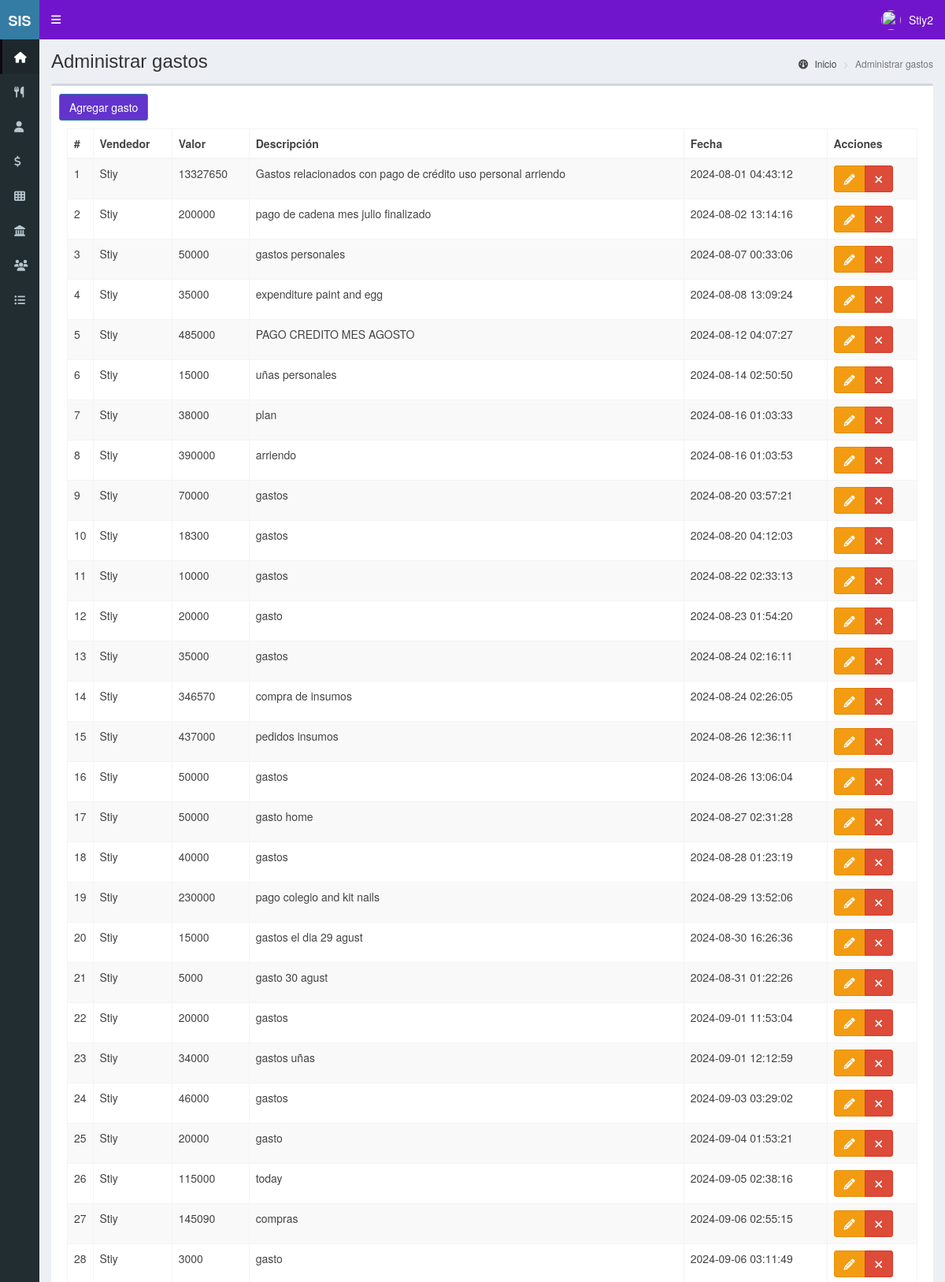
The app's page /gastos (signed in, upper part) with its own data.
### tables this page shows
CREATE TABLE `gastos` (
  `id` int(50) NOT NULL,
  `vendedor` int(50) NOT NULL,
  `valor` int(50) NOT NULL,
  `descripcion` varchar(500) NOT NULL,
  `fecha` timestamp NOT NULL DEFAULT current_timestamp()
);

CREATE TABLE `usuarios` (
  `id` int(11) NOT NULL,
  `nombre` text NOT NULL,
  `usuario` text NOT NULL,
  `password` text NOT NULL,
  `perfil` text NOT NULL,
  `foto` text NOT NULL,
  `estado` int(11) NOT NULL,
  `ultimo_login` datetime NOT NULL,
  `fecha` timestamp NOT NULL DEFAULT current_timestamp() ON UPDATE current_timestamp()
);

### controladores/plantilla.controlador.php (called while the page is built)
<?php
class ControladorPlantilla{
	static public function ctrPlantilla(){
		include "vistas/plantilla.php";
	}
}

### index.php (called while the page is built, shortened)
<?php
require_once "controladores/plantilla.controlador.php";
require_once "controladores/usuarios.controlador.php";
require_once "controladores/gastos.controlador.php";
require_once "controladores/ventas.controlador.php";
require_once "modelos/usuarios.modelo.php";
require_once "modelos/gastos.modelo.php";
$plantilla = new ControladorPlantilla();
$plantilla->ctrPlantilla();

### controladores/gastos.controlador.php (called while the page is built, shortened)
<?php
class ControladorGastos{
	static public function ctrMostrarGastos($item, $valor){
		$tabla = "gastos";
		$respuesta = ModeloGastos::mdlMostrarGastos($tabla, $item, $valor);
		return $respuesta;
	}
}

### modelos/conexion.php (called while the page is built)
<?php
class Conexion{
	static public function conectar(){
		$link = new PDO("mysql:host=localhost;dbname=sis_restaurant",
			            "root",
			            "");
		$link->exec("set names utf8");
		return $link;
	}
}

### modelos/gastos.modelo.php (called while the page is built, shortened)
<?php
require_once "conexion.php";
class ModeloGastos{
	static public function mdlMostrarGastos($tabla, $item, $valor){
		if($item != null){
			$stmt = Conexion::conectar()->prepare("SELECT * FROM $tabla WHERE $item = :$item ORDER BY id DESC");
			$stmt -> bindParam(":".$item, $valor, PDO::PARAM_STR);
			$stmt -> execute();
			return $stmt -> fetch();
		}else{
			$stmt = Conexion::conectar()->prepare("SELECT * FROM $tabla");
			$stmt -> execute();
			return $stmt -> fetchAll();
		}
	}
}

### controladores/usuarios.controlador.php (called while the page is built, shortened)
<?php
class ControladorUsuarios{
	static public function ctrMostrarUsuarios($item, $valor){
		$tabla = "usuarios";
		$respuesta = ModeloUsuarios::MdlMostrarUsuarios($tabla, $item, $valor);
		return $respuesta;
	}
}

### modelos/usuarios.modelo.php (called while the page is built, shortened)
<?php
require_once "conexion.php";
class ModeloUsuarios{
	static public function mdlMostrarUsuarios($tabla, $item, $valor){
		if($item != null){
			$stmt = Conexion::conectar()->prepare("SELECT * FROM $tabla WHERE $item = :$item");
			$stmt -> bindParam(":".$item, $valor, PDO::PARAM_STR);
			$stmt -> execute();
			return $stmt -> fetch();
		}else{
			$stmt = Conexion::conectar()->prepare("SELECT * FROM $tabla");
			$stmt -> execute();
			return $stmt -> fetchAll();
		}
	}
}

### vistas/modulos/gastos.php (the view, shortened to what this page needs)
<div class="content-wrapper">
  <section class="content-header">
    <h1>
      Administrar gastos
    </h1>
    <ol class="breadcrumb">
      <li><a href="inicio"><i class="fa fa-dashboard"></i> Inicio</a></li>
      <li class="active">Administrar gastos</li>
    </ol>
  </section>
  <section class="content">
    <div class="box">
      <div class="box-header with-border">
        <button class="btn btn-primary" data-toggle="modal" data-target="#modalAgregargastos">
          Agregar gasto
        </button>
      <div class="box-body">
       <table class="table table-bordered table-striped dt-responsive tablas" width="100%">
        <thead>
         <tr>
           <th style="width:10px">#</th>
           <th>Vendedor</th>
           <th>Valor</th>
           <th>Descripción</th>
           <th>Fecha</th>
           <th>Acciones</th>
         </tr>
        </thead>
       <tbody>
       <?php
       $item = null;
       $valor = null;
       $gastos = ControladorGastos::ctrMostrarGastos($item, $valor);
       foreach ($gastos as $key => $value) {
        $itemUsuario = "id";
        $valorUsuario = $value["vendedor"];
        $respuestaUsuario = ControladorUsuarios::ctrMostrarUsuarios($itemUsuario, $valorUsuario);
        echo '<tr>
               <td>'.($key+1).'</td>
               <td>'.$respuestaUsuario["nombre"].'</td>
               <td>'.$value["valor"].'</td>
               <td>'.$value["descripcion"].'</td>
               <td>'.$value["fecha"].'</td>
               <td>
                    <div class="btn-group">
                     ';
                      if($_SESSION["perfil"] == "Administrador"){
                      echo '
                      <button class="btn btn-warning btnEditarGasto" data-toggle="modal" data-target="#modalEditarGasto" idGasto="'.$value["id"].'"><i class="fa fa-pencil"></i></button>
                      <button class="btn btn-danger btnEliminarGasto" idGasto="'.$value["id"].'"><i class="fa fa-times"></i></button>';
                    }
                    echo '</div>
                  </td>
             </tr>';
         }
       ?>
        </tbody>
        </table>
      </div>
    </div>
  </section>
</div>

### records on screen
gastos: usuarios.nombre "Stiy", valor "13327650", descripcion "Gastos relacionados con pago de crédito uso personal arriendo", fecha "2024-08-01 04:43:12"
gastos: usuarios.nombre "Stiy", valor "200000", descripcion "pago de cadena mes julio finalizado", fecha "2024-08-02 13:14:16"
gastos: usuarios.nombre "Stiy", valor "50000", descripcion "gastos personales", fecha "2024-08-07 00:33:06"
gastos: usuarios.nombre "Stiy", valor "35000", descripcion "expenditure paint and egg", fecha "2024-08-08 13:09:24"
gastos: usuarios.nombre "Stiy", valor "485000", descripcion "PAGO CREDITO MES AGOSTO", fecha "2024-08-12 04:07:27"
gastos: usuarios.nombre "Stiy", valor "15000", descripcion "uñas personales", fecha "2024-08-14 02:50:50"
gastos: usuarios.nombre "Stiy", valor "38000", descripcion "plan", fecha "2024-08-16 01:03:33"
gastos: usuarios.nombre "Stiy", valor "390000", descripcion "arriendo", fecha "2024-08-16 01:03:53"
gastos: usuarios.nombre "Stiy", valor "70000", descripcion "gastos", fecha "2024-08-20 03:57:21"
gastos: usuarios.nombre "Stiy", valor "18300", descripcion "gastos", fecha "2024-08-20 04:12:03"
gastos: usuarios.nombre "Stiy", valor "10000", descripcion "gastos", fecha "2024-08-22 02:33:13"
gastos: usuarios.nombre "Stiy", valor "20000", descripcion "gasto", fecha "2024-08-23 01:54:20"
gastos: usuarios.nombre "Stiy", valor "35000", descripcion "gastos", fecha "2024-08-24 02:16:11"
gastos: usuarios.nombre "Stiy", valor "346570", descripcion "compra de insumos", fecha "2024-08-24 02:26:05"
gastos: usuarios.nombre "Stiy", valor "437000", descripcion "pedidos insumos", fecha "2024-08-26 12:36:11"
gastos: usuarios.nombre "Stiy", valor "50000", descripcion "gastos", fecha "2024-08-26 13:06:04"
gastos: usuarios.nombre "Stiy", valor "50000", descripcion "gasto home", fecha "2024-08-27 02:31:28"
gastos: usuarios.nombre "Stiy", valor "40000", descripcion "gastos", fecha "2024-08-28 01:23:19"
gastos: usuarios.nombre "Stiy", valor "230000", descripcion "pago colegio and kit nails", fecha "2024-08-29 13:52:06"
gastos: usuarios.nombre "Stiy", valor "15000", descripcion "gastos el dia 29 agust", fecha "2024-08-30 16:26:36"
gastos: usuarios.nombre "Stiy", valor "5000", descripcion "gasto 30 agust", fecha "2024-08-31 01:22:26"
gastos: usuarios.nombre "Stiy", valor "20000", descripcion "gastos", fecha "2024-09-01 11:53:04"
gastos: usuarios.nombre "Stiy", valor "34000", descripcion "gastos uñas", fecha "2024-09-01 12:12:59"
gastos: usuarios.nombre "Stiy", valor "46000", descripcion "gastos", fecha "2024-09-03 03:29:02"
gastos: usuarios.nombre "Stiy", valor "20000", descripcion "gasto", fecha "2024-09-04 01:53:21"
gastos: usuarios.nombre "Stiy", valor "115000", descripcion "today", fecha "2024-09-05 02:38:16"
gastos: usuarios.nombre "Stiy", valor "145090", descripcion "compras", fecha "2024-09-06 02:55:15"
gastos: usuarios.nombre "Stiy", valor "3000", descripcion "gasto", fecha "2024-09-06 03:11:49"

### other values on screen
$_SESSION["nombre"] "Stiy2"
